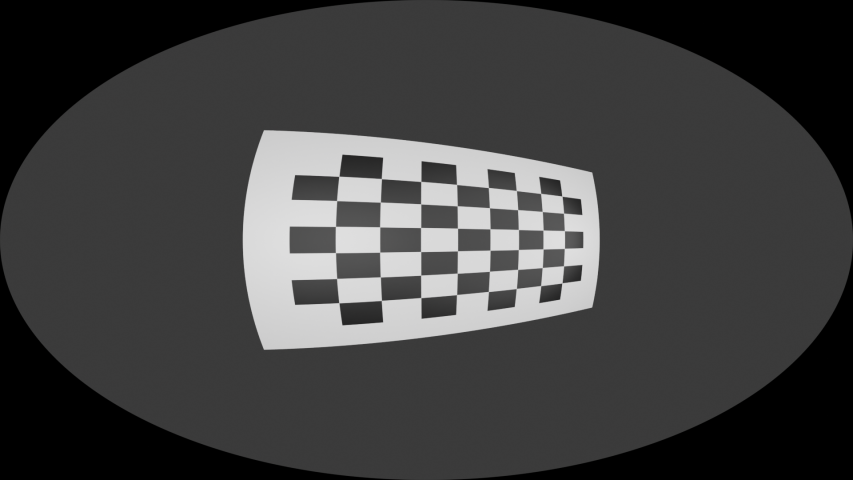
#> input picture resource file​/image/Chessboard_dual/left/left1.png, 853 x 480 px; its folder holds 4 pictures in this run
$ python E_6-8_BinocularProjection.py
#> lines starting #> are read from the running program, lines starting #| are printed output that depends on the picture; after the words box and inside, x2 and y2 are one past the last pixel; in counts of white or black regions, pixels touching at a corner belong together; pictures that were not available may be replaced by others from this repository, and a replacement may not be noted
# -*- coding: utf-8 -*-
"""
------------------------
版权声明：
本书内部包含的代码示例、算法和技术解释是受到知识产权法律保护的。
这些代码示例和相关内容仅用于学习和教育目的，以帮助读者更好地理解书中的概念和知识。
版权归属于书籍的作者或权利人所有。
    这些代码示例和技术解释的使用受到以下限制：
        代码示例仅用于学习和教育用途。读者可以结合书籍内容，在非商业的环境中使用这些代码示例，进行学习、实验和练习。
        代码示例不得用于商业用途，包括但不限于出售、分发以获取利润、嵌入商业软件或产品中。
        如需使用、修改和分发代码示例，其根据GNU Affero通用公共许可证(AGPL)3.0版本授权，请遵循源代码可用性与网络互动条款。
        任何对代码示例的修改、衍生或重新分发，应该在适当的情况下保留原作者的权利声明，并在代码中进行明确标注。
        代码示例和技术解释的使用不得侵犯任何第三方的知识产权，包括但不限于专利、商标、版权等。
        本书作者和出版社对于读者因使用这些代码示例导致的任何损失或风险概不负责。
请尊重知识产权，遵守以上声明，合理使用本书中的代码示例和相关内容。
------------------------
版权归属于：清华大学出版社 and 《计算机视觉与图像处理》作者
------------------------
【例6-8】对所给图像进行标定后，利用cv2.projectPoints函数将三维世界坐标点投影到二维图像上。最后，展示并保存结果。
"""


import cv2
import numpy as np
import glob


# 标定部分
# 读取左相机和右相机的图片
images_left = glob.glob('image/Chessboard_dual/left/*.png')
images_right = glob.glob('image/Chessboard_dual/right/*.png')

# 设置棋盘格参数，内角点个数与每个方格的实际大小
chessboard_size = (8, 6)
square_size = 0.03

# 准备棋盘格的世界坐标系坐标
objp = np.zeros((chessboard_size[0] * chessboard_size[1], 3), np.float32)
objp[:, :2] = np.mgrid[0:chessboard_size[0], 0:chessboard_size[1]].T.reshape(-1, 2)
objp *= square_size

# 用于存储所有图像的对象点和图像点
objpoints = []
imgpoints_left = []
imgpoints_right = []

if not images_left or not images_right:
    print("没有找到指定目录中的图片。")
else:
    print(f"找到 {len(images_left)} 张左图像和 {len(images_right)} 张右图像。")

for img_left, img_right in zip(images_left, images_right):
    # 读取图片
    imgL = cv2.imread(img_left)
#> imgL is the input picture: shape (480, 853, 3); mean B, G, R 63.5, 63.5, 63.5
    imgR = cv2.imread(img_right)

    if imgL is None or imgR is None:
        print(f"无法读取图片 {img_left} 或 {img_right}")
        continue

    grayL = cv2.cvtColor(imgL, cv2.COLOR_BGR2GRAY)
    grayR = cv2.cvtColor(imgR, cv2.COLOR_BGR2GRAY)

    # 寻找棋盘格角点
    retL, cornersL = cv2.findChessboardCorners(grayL, chessboard_size, None)
#> retL = True; cornersL = 48 rows, first 8: [338.9, 176.3], [381.4, 178.6], [420.8, 181.5], [456.5, 184.4], [488.4, 187.5], [516.3, 190.5], [540.6, 193.4], [561.8, 196.1]
    retR, cornersR = cv2.findChessboardCorners(grayR, chessboard_size, None)
#> retR = True; cornersR has the same summary as cornersL

    if retL and retR:
        objpoints.append(objp)
        cornersL2 = cv2.cornerSubPix(grayL, cornersL, (11, 11), (-1, -1), (cv2.TERM_CRITERIA_EPS + cv2.TERM_CRITERIA_MAX_ITER, 30, 0.001))
#> cornersL2 = 48 rows, first 8: [338.9, 176.3], [381.3, 178.6], [420.8, 181.4], [456.5, 184.4], [488.5, 187.5], [516.3, 190.5], [540.8, 193.4], [561.9, 196.1]
        imgpoints_left.append(cornersL2)

        cornersR2 = cv2.cornerSubPix(grayR, cornersR, (11, 11), (-1, -1), (cv2.TERM_CRITERIA_EPS + cv2.TERM_CRITERIA_MAX_ITER, 30, 0.001))
#> cornersR2 has the same summary as cornersL2
        imgpoints_right.append(cornersR2)

        # 可视化角点检测结果
        cv2.drawChessboardCorners(imgL, chessboard_size, cornersL2, retL)
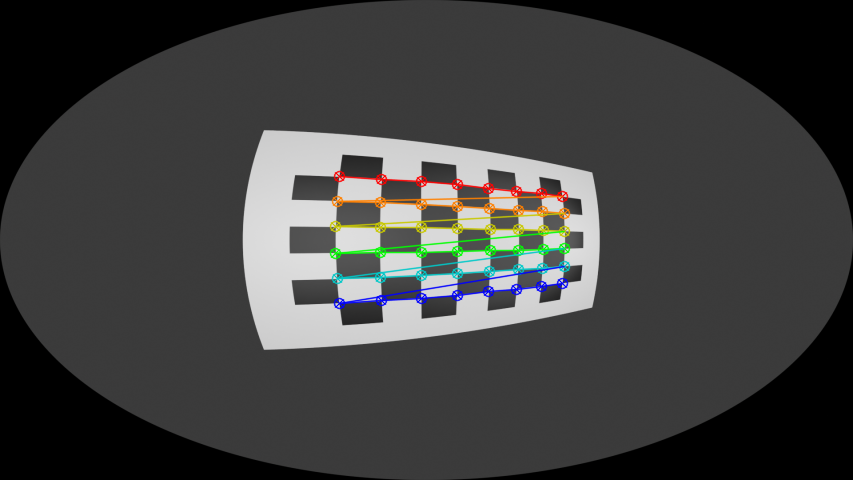
#> imgL: shape (480, 853, 3); 2.64% of pixels changed, all inside (x1, y1, x2, y2) = (329, 170, 571, 310)
        cv2.drawChessboardCorners(imgR, chessboard_size, cornersR2, retR)

        # 显示拼接后的图像
        concatenated_img = cv2.hconcat([imgL, imgR])
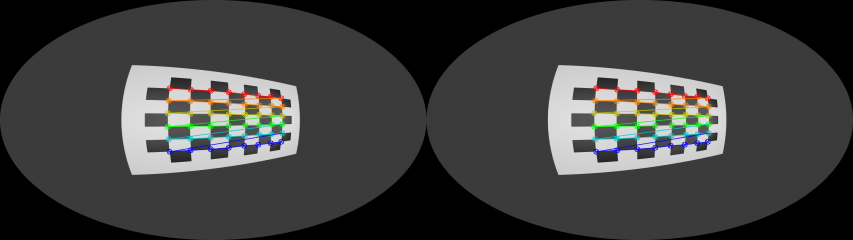
#> concatenated_img: shape (480, 1706, 3) (shown at 1/2 size); mean B, G, R 62.5, 63.3, 63
        cv2.imshow('Concatenated Image', concatenated_img)
        cv2.waitKey(100)
    else:
        print(f"未能在图片 {img_left} 或 {img_right} 中找到角点")

# 关闭所有显示窗口
cv2.destroyAllWindows()

# 单目标定
if len(objpoints) > 0 and len(imgpoints_left) > 0:
    retL, cameraMatrixL, distCoeffsL, rvecsL, tvecsL = cv2.calibrateCamera(objpoints, imgpoints_left, grayL.shape[::-1], None, None)
#> retL = 0.0549; cameraMatrixL = [[334.6, 0, 427.9], [0, 187.8, 239.5], [0, 0, 1]]; distCoeffsL = [[-0.391, 0.554, 3.22e-05, -0.0014, -0.948]]; rvecsL = ([-1.02e-05, -0.447, 3.52e-06],); tvecsL = ([-0.0592, -0.075, 0.208],)
else:
    print("左相机校准的有效图片数量不足")

if len(objpoints) > 0 and len(imgpoints_right) > 0:
    retR, cameraMatrixR, distCoeffsR, rvecsR, tvecsR = cv2.calibrateCamera(objpoints, imgpoints_right, grayR.shape[::-1], None, None)
#> retR = 0.0549; cameraMatrixR = [[334.6, 0, 427.9], [0, 187.8, 239.5], [0, 0, 1]]; distCoeffsR = [[-0.391, 0.554, 3.22e-05, -0.0014, -0.948]]; rvecsR = ([-1.02e-05, -0.447, 3.52e-06],); tvecsR = ([-0.0592, -0.075, 0.208],)
else:
    print("右相机校准的有效图片数量不足")

# 双目标定
if len(objpoints) > 0 and len(imgpoints_left) > 0 and len(imgpoints_right) > 0:
    criteria = (cv2.TERM_CRITERIA_EPS + cv2.TERM_CRITERIA_MAX_ITER, 30, 1e-6)

    retval, cameraMatrix1, distCoeffs1, cameraMatrix2, distCoeffs2, R, T, E, F = cv2.stereoCalibrate(objpoints, imgpoints_left, imgpoints_right, cameraMatrixL, distCoeffsL, cameraMatrixR, distCoeffsR, grayL.shape[::-1], R=None, T=None, E=None, F=None, flags=cv2.CALIB_FIX_INTRINSIC, criteria=criteria)
#> retval = 0.0549; cameraMatrix1 = [[334.6, 0, 427.9], [0, 187.8, 239.5], [0, 0, 1]]; distCoeffs1 = [[-0.391, 0.554, 3.22e-05, -0.0014, -0.948]]; cameraMatrix2 = [[334.6, 0, 427.9], [0, 187.8, 239.5], [0, 0, 1]]; distCoeffs2 = [[-0.391, 0.554, 3.22e-05, -0.0014, -0.948]]; R = [[1, -3.75e-15, -2.87e-14], [3.75e-15, 1, -1.3e-14], [2.87e-14, 1.3e-14, 1]]; T = [7.31e-15, 3.25e-15, -4.12e-15]; E = [[1.09e-28, 4.12e-15, 3.25e-15], [-4.12e-15, -7.94e-29, -7.31e-15], [-3.25e-15, 7.31e-15, -1.34e-30]]; F = [[-2.7e-06, -182280665.4, 1.66e+10], [182280665.4, 6.25e-06, 3.02e+10], [-1.66e+10, -3.02e+10, 1]]

else:
    print("双目校准的有效图片数量不足")

# 对第1张图像进行投影
imgL = cv2.imread(images_left[0])
imgR = cv2.imread(images_right[0])

# 定义示例的三维投影点
example_points_3D = objp

# 在矫正后的图像上投影点
projected_points_2D_left, _ = cv2.projectPoints(example_points_3D, rvecsL[0], tvecsL[0], cameraMatrix1, distCoeffs1)
#> projected_points_2D_left = 48 rows, first 8: [338.8, 176.2], [381.3, 178.6], [420.8, 181.4], [456.6, 184.4], [488.4, 187.5], [516.3, 190.5], [540.8, 193.4], [561.9, 196.1]
projected_points_2D_right, _ = cv2.projectPoints(example_points_3D, rvecsR[0], tvecsR[0], cameraMatrix2, distCoeffs2)
#> projected_points_2D_right has the same summary as projected_points_2D_left

for point in projected_points_2D_left:
    cv2.circle(imgL, tuple(point[0].astype(int)), 10, (0, 255, 0), -1)
#> this loop made 48 passes
#> point on passes 1 to 12: [[338.8, 176.2]], [[381.3, 178.6]], [[420.8, 181.4]], [[456.6, 184.4]], [[488.4, 187.5]], [[516.3, 190.5]], [[540.8, 193.4]], [[561.9, 196.1]], [[336.6, 200.6]], [[380.3, 202.1]], [[420.7, 203.9]], [[457.2, 205.8]]
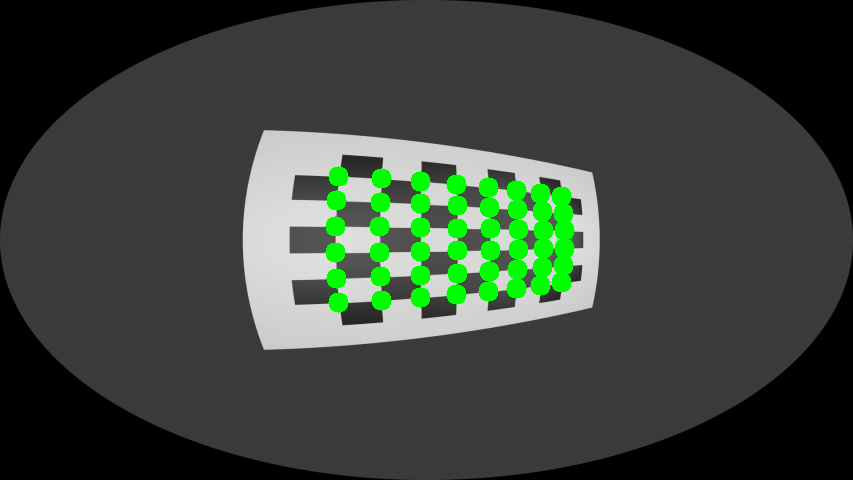
#> imgL: shape (480, 853, 3); 3.68% of pixels changed, all inside (x1, y1, x2, y2) = (325, 166, 575, 313)
for point in projected_points_2D_right:
    cv2.circle(imgR, tuple(point[0].astype(int)), 10, (0, 255, 0), -1)

# 显示水平拼接图像
concatenated_img = cv2.hconcat([imgL, imgR])
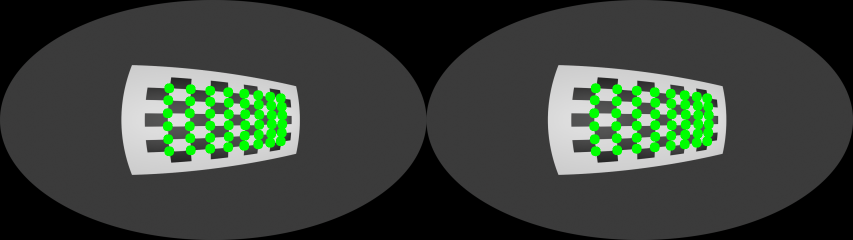
#> concatenated_img: shape (480, 1706, 3) (shown at 1/2 size); mean B, G, R 58, 67.4, 58.1
cv2.imshow('Concatenated Image', concatenated_img)
cv2.waitKey(0)
cv2.destroyAllWindows()
